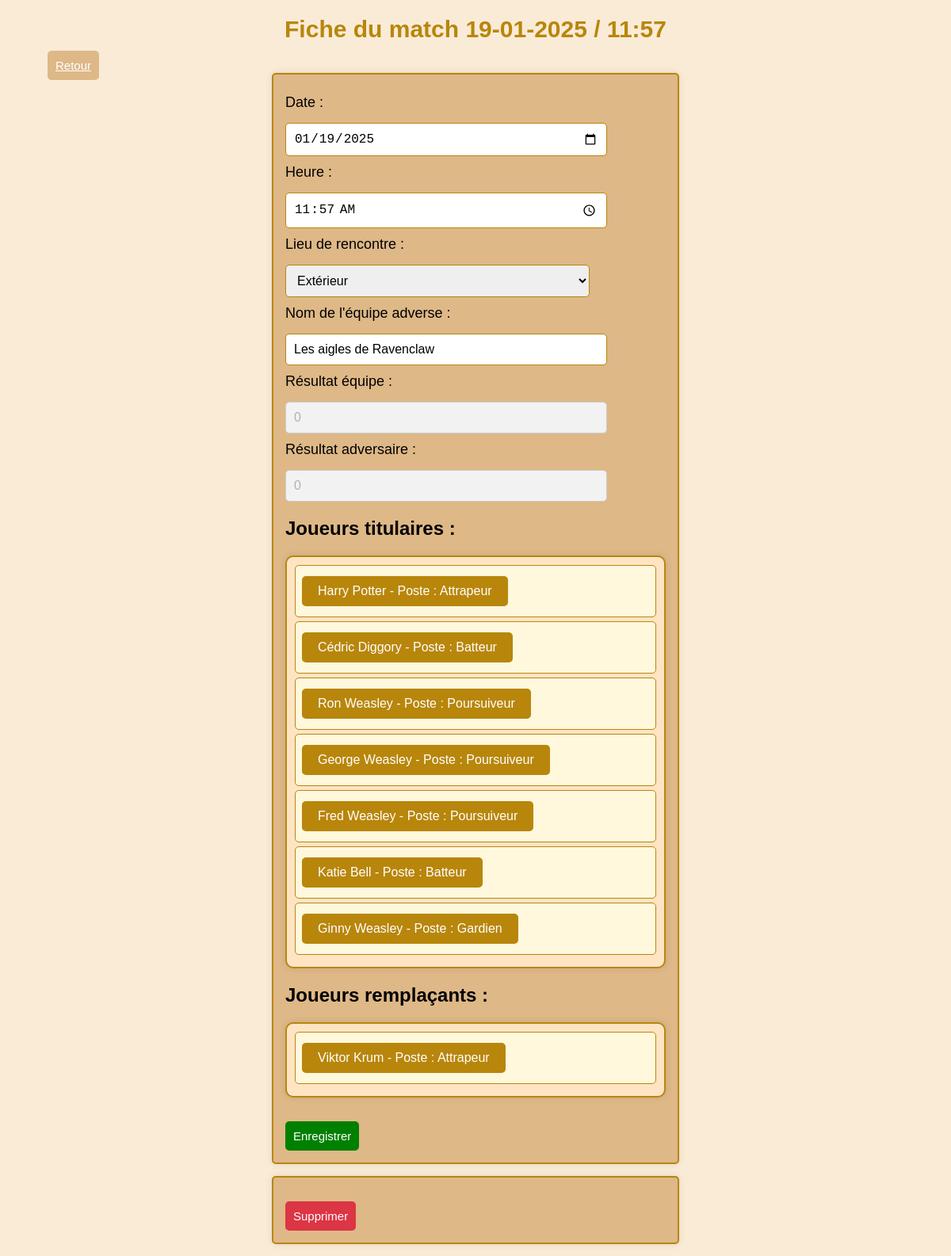
/php/pages/FicheMatch.php?id=55, run on the app's committed database.
### tables this page shows
CREATE TABLE IF NOT EXISTS Match_(
   Id_Match INT AUTO_INCREMENT,
   Date_Match DATE,
   Heure TIME,
   Nom_Equipe_Adverse VARCHAR(30) ,
   Lieu_Rencontre ENUM('Domicile', 'Extérieur') DEFAULT 'Domicile',
   Resultat_Equipe INT,
   Resultat_Equipe_Adverse INT,
   PRIMARY KEY(Id_Match)
);

CREATE TABLE IF NOT EXISTS Participer(
   Numero_licence INT,
   Id_Match INT,
   Id_Equipe INT,
   Titulaire BOOLEAN,
   Evaluation DECIMAL(3,2),
   Poste VARCHAR(15) ,
   PRIMARY KEY(Numero_licence, Id_Match),
   FOREIGN KEY(Numero_licence) REFERENCES Joueur(Numero_licence),
   FOREIGN KEY(Id_Match) REFERENCES Match_(Id_Match)
);

CREATE TABLE IF NOT EXISTS Joueur(
   Numero_licence INT ,
   Nom VARCHAR(30) ,
   Prenom VARCHAR(30) ,
   Date_naissance DATE,
   Taille DECIMAL(4,1)  ,
   Poids DECIMAL(4,1)  ,
   Statut ENUM('Actif', 'Blessé', 'Suspendu', 'Absent') DEFAULT 'Actif',
   Photo VARCHAR(51),
   PRIMARY KEY(Numero_licence)
);

### php/pages/FicheMatch.php (the view, shortened to what this page needs)
<?php
require('../bd/ConnexionBD.php');
if (isset($_GET['id'])) {
    $id = $_GET['id'];
    $stmt = $linkpdo->prepare('SELECT * FROM Match_ WHERE Id_Match = ?');
    $stmt->execute([$id]);
    $match = $stmt->fetch(PDO::FETCH_ASSOC);
    $match['Resultat_Equipe'] = $match['Resultat_Equipe'] ?? 0;
    $match['Resultat_Equipe_Adverse'] = $match['Resultat_Equipe_Adverse'] ?? 0;
    $dateMatch = new DateTime($match['Date_Match']);
    $dateActuelle = new DateTime();
    $isDateDansLePasse = $dateMatch < $dateActuelle;
    $dateHeureFicheMatch = new DateTime($match['Date_Match'] . ' ' . $match['Heure']);
    $formatDateHeure = $dateHeureFicheMatch->format('d-m-Y / H:i');
    $stmt = $linkpdo->prepare('
        SELECT p.Numero_Licence, j.Nom, j.Prenom, p.Titulaire, p.Poste
        FROM Participer p
        INNER JOIN Joueur j ON p.Numero_Licence = j.Numero_Licence
        WHERE p.Id_Match = ? AND p.Poste IS NOT NULL
    ');
    $stmt->execute([$id]);
    $joueurs = $stmt->fetchAll(PDO::FETCH_ASSOC);
    $titulaires = [];
    $remplacants = [];
    foreach ($joueurs as $joueur) {
        if ($joueur['Titulaire'] == 1) {
            $titulaires[] = $joueur;
        } else {
            $remplacants[] = $joueur;
        }
    }
} else {
    die('ID du match non spécifié.');
}
?>
<!DOCTYPE html>
<html lang="fr">
<head>
    <link href="../css/FicheMatch.css" rel="stylesheet">
</head>
<body>
<h1>Fiche du match <?= htmlspecialchars($formatDateHeure); ?></h1>
<div><a class="return" href="PageMatch.php">Retour</a></div>
<form method="POST">
    <label for="Date_Match">Date :</label>
    <input type="date" id="Date_Match" name="Date_Match" value="<?= htmlspecialchars($match['Date_Match']); ?>" class="<?= $isDateDansLePasse ? 'grise' : ''; ?>" <?= $isDateDansLePasse ? 'readonly' : ''; ?> required>
    <label for="Heure">Heure :</label>
    <input type="time" id="Heure" name="Heure" value="<?= htmlspecialchars($match['Heure']); ?>" class="<?= $isDateDansLePasse ? 'grise' : ''; ?>" <?= $isDateDansLePasse ? 'readonly' : ''; ?> required>
    <label for="Lieu_rencontre">Lieu de rencontre :</label>
    <select id="Lieu_rencontre" name="Lieu_rencontre" class="<?= $isDateDansLePasse ? 'grise' : ''; ?>" <?= $isDateDansLePasse ? 'disabled' : ''; ?> required>
        <option value="Extérieur" <?= $match['Lieu_Rencontre'] === 'Extérieur' ? 'selected' : ''; ?>>Extérieur</option>
    </select>
    <label for="Nom_Equipe_Adverse">Nom de l'équipe adverse :</label>
    <input type="text" id="Nom_Equipe_Adverse" name="Nom_Equipe_Adverse" value="<?= htmlspecialchars($match['Nom_Equipe_Adverse']); ?>" class="<?= $isDateDansLePasse ? 'grise' : ''; ?>" <?= $isDateDansLePasse ? 'readonly' : ''; ?> required>
    <label for="Resultat_Equipe">Résultat équipe :</label>
    <input type="number" id="Resultat_Equipe" name="Resultat_Equipe" value="<?= htmlspecialchars($match['Resultat_Equipe_Adverse'] ?? 0); ?>" class="<?= !$isDateDansLePasse ? 'grise' : ''; ?>" <?= !$isDateDansLePasse ? 'readonly' : ''; ?> required>
    <label for="Resultat_Equipe_Adverse">Résultat adversaire :</label>
    <input type="number" id="Resultat_Equipe_Adverse" name="Resultat_Equipe_Adverse" value="<?= htmlspecialchars($match['Resultat_Equipe_Adverse'] ?? 0); ?>" class="<?= !$isDateDansLePasse ? 'grise' : ''; ?>" <?= !$isDateDansLePasse ? 'readonly' : ''; ?> required>
    <h2>Joueurs titulaires :</h2>
<ul>
    <?php foreach ($titulaires as $joueur): ?>
        <li>
            <a href="FicheEvaluation.php?id=<?= $joueur['Numero_Licence']; ?>" class="joueur-btn">
                <?= htmlspecialchars($joueur['Prenom'] . ' ' . $joueur['Nom']) . ' - Poste : ' . htmlspecialchars($joueur['Poste']); ?>
            </a>
        </li>
    <?php endforeach; ?>
</ul>
<h2>Joueurs remplaçants :</h2>
<ul>
    <?php foreach ($remplacants as $joueur): ?>
        <li>
            <a href="FicheEvaluation.php?id=<?= $joueur['Numero_Licence']; ?>" class="joueur-btn">
                <?= htmlspecialchars($joueur['Prenom'] . ' ' . $joueur['Nom']) . ' - Poste : ' . htmlspecialchars($joueur['Poste']); ?>
            </a>
        </li>
    <?php endforeach; ?>
</ul>
    <button type="save">Enregistrer</button>
</form>
<form method="POST">
    <button type="submit" onclick="return confirm('Êtes-vous sûr de vouloir supprimer ce match ?');">Supprimer</button>
</form>
</body>
</html>

### php/css/FicheMatch.css (style rules this page uses)
body { font-family: Arial, sans-serif; background-color: antiquewhite; margin: 0; padding: 0; }
h1 { text-align: center; font-size: 30px; font-weight: bold; color: darkgoldenrod; margin-top: 20px; }
ul { list-style-type: none; padding: 10px; margin: 15px 0; background-color: bisque; border-radius: 10px; border: 2px solid darkgoldenrod; box-shadow: 0 0 10px rgba(0, 0, 0, 0.1); }
ul li { padding: 8px; margin-bottom: 5px; background-color: #fff8dc; border-radius: 5px; border: 1px solid darkgoldenrod; }
form { width: 40%; margin: 0 auto; padding: 15px; background-color: burlywood; border-radius: 5px; border: 2px solid darkgoldenrod; box-shadow: 0 0 10px rgba(0, 0, 0, 0.1); margin-bottom: 15px; }
form label { display: block; margin: 10px 0; font-size: 18px; }
form input, form select, form textarea { width: 80%; padding: 10px; font-size: 16px; margin-top: 5px; border: 1px solid darkgoldenrod; border-radius: 5px; }
.return { padding: 10px 10px; background-color: burlywood; color: white; border: none; cursor: pointer; border-radius: 5px; font-size: 15px; margin-top: 0%; transition: background-color 0.2s ease; margin-left: 5%; }
form button[type="submit"] { padding: 10px 10px; background-color: #dc3545; color: white; border: none; cursor: pointer; border-radius: 5px; transition: background-color 0.2s ease; font-size: 15px; margin-top: 15px; }
form button[type="save"] { padding: 10px 10px; background-color: green; color: white; border: none; cursor: pointer; border-radius: 5px; transition: background-color 0.2s ease; font-size: 15px; margin-top: 15px; }
input[readonly], input[disabled], select[disabled], textarea[readonly] { background-color: #f2f2f2; color: #b0b0b0; cursor: not-allowed; border: 1px solid #ccc; }
.grise { background-color: #f2f2f2; color: #b0b0b0; cursor: not-allowed; }
.joueur-btn { display: inline-block; padding: 10px 20px; margin: 5px 0; font-size: 16px; color: #ffffff; background-color: darkgoldenrod; text-decoration: none; text-align: center; border-radius: 5px; border: none; cursor: pointer; transition: background-color 0.3s ease; }

### data on the page
match_: formatDateHeure "19-01-2025 / 11:57", Date_Match "01/19/2025", Heure "11:57:00", Lieu_rencontre "Extérieur", Nom_Equipe_Adverse "Les aigles de Ravenclaw", Resultat_Equipe "0", Resultat_Equipe_Adverse "0"
participer: Numero_licence.Nom "Harry Potter", Poste "Attrapeur"
participer: Numero_licence.Nom "Cédric Diggory", Poste "Batteur"
participer: Numero_licence.Nom "Ron Weasley", Poste "Poursuiveur"
participer: Numero_licence.Nom "George Weasley", Poste "Poursuiveur"
participer: Numero_licence.Nom "Fred Weasley", Poste "Poursuiveur"
participer: Numero_licence.Nom "Katie Bell", Poste "Batteur"
participer: Numero_licence.Nom "Ginny Weasley", Poste "Gardien"
participer: Numero_licence.Nom "Viktor Krum", Poste "Attrapeur"
